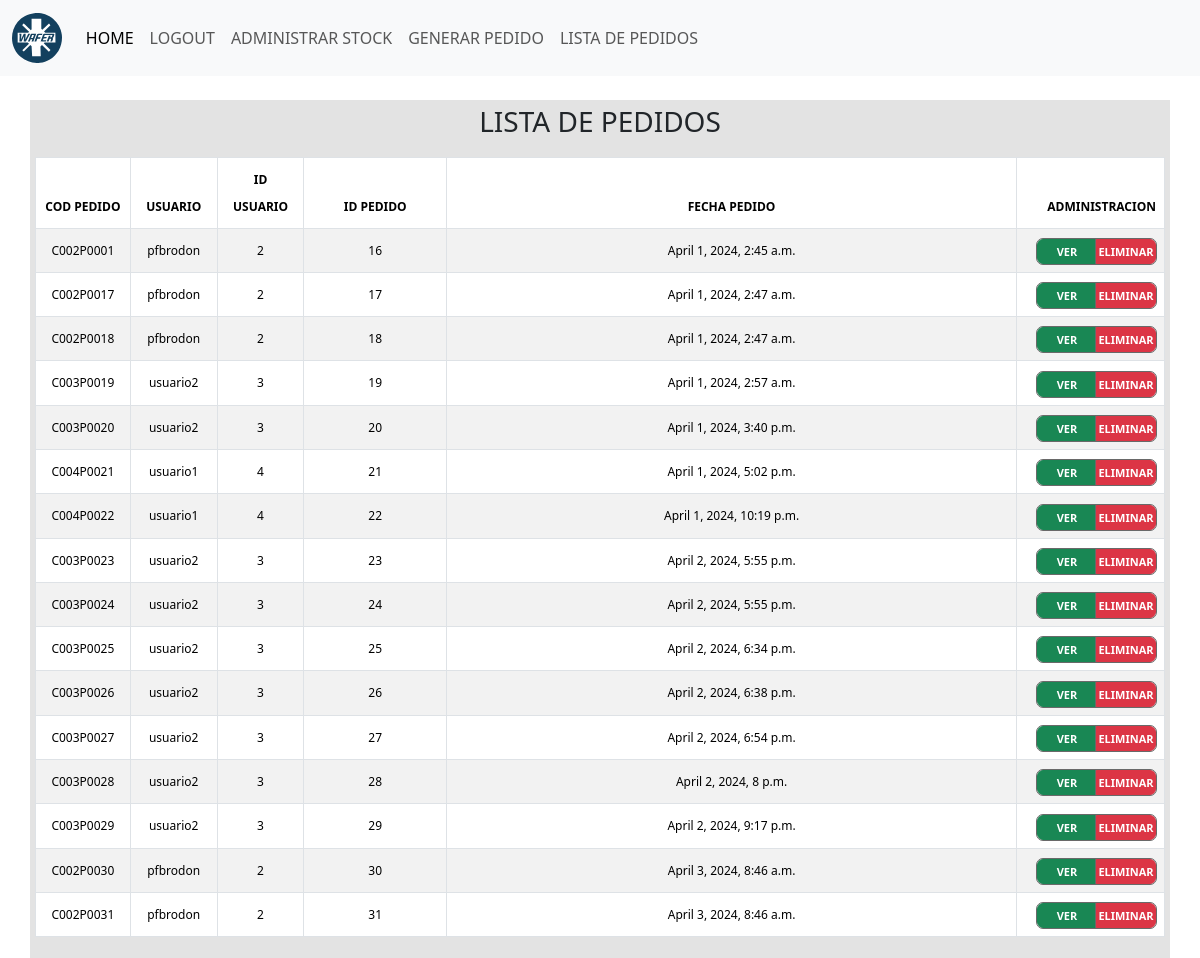
The app's page /listapedidos/ (signed in), older data.
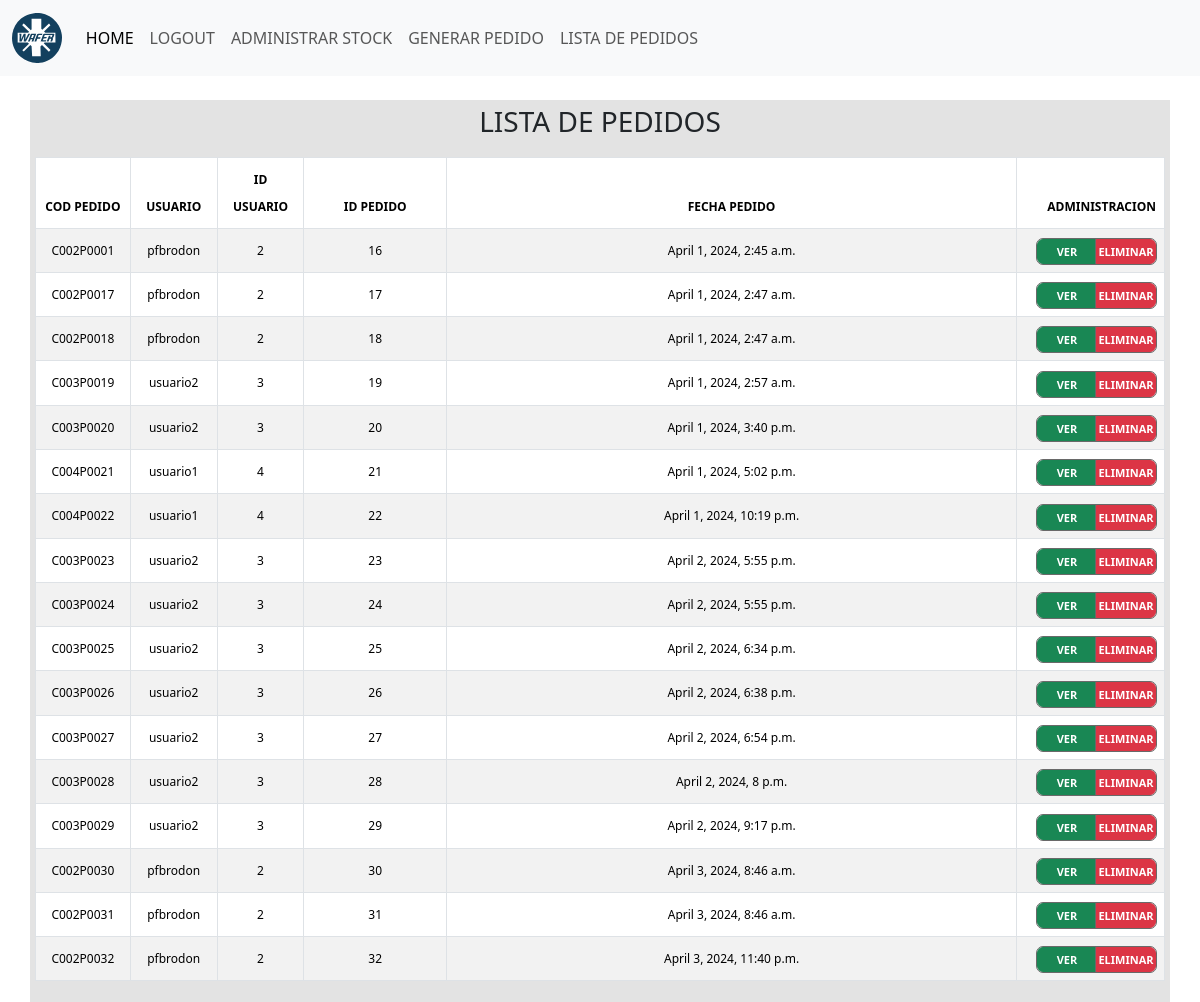
The same page, newer data.
### stock/models.py (models this page shows, shortened)
class Pedidosnumtest(models.Model):
    pedidoUser = models.CharField(max_length=50)
    pedidoIdUser = models.IntegerField()
    pedidoFecha = models.DateTimeField(auto_now_add=True)
    pedidoCodigo = models.CharField(max_length=10, unique=True)

### stock/views.py (the view)
# urls.py: path('listapedidos/', views.listapedidos, name='listapedidos'),
@login_required
def listapedidos(request):
    if request.method == 'GET':
        print('va el GE de listapedidos')
        pedidos = Pedidosnumtest.objects.all()
        return render(request, 'listapedidos.html',{
            'pedidos':pedidos
        })

### stock/context_processor.py (called while the page is built)
def total_carrito(request):
    total = 0
    if request.user.is_authenticated:
        if "carrito" in request.session.keys():
            for key, value in request.session["carrito"].items():
                total += float(value["acumulado"])
    total = round(total, 2)
    return {"total_carrito": total}

### stock/templates/listapedidos.html (shortened to what this page needs)
{% extends 'base.html' %} {% block content %} {% load static %}
<link rel="stylesheet" href="{% static '/css/listapedidos.css' %}">
<div class="container">
    <div class="row">
        <div class="col-12" style="background-color: #e3e3e3; padding: 5px;">
            <h3>LISTA DE PEDIDOS</h3>
        </div>
    </div>
    <div class="row">
        <div class="col-12" style="background-color: #e3e3e3; padding: 5px;">
            <div class="table-responsive">
                <form action="">
                    <table id="tablapedidos" class="table table-striped table-bordered table-hover">
                        <thead>
                            <tr class="encabezados">
                                <th scope="col">COD PEDIDO</th>
                                <th scope="col">USUARIO</th>
                                <th scope="col">ID USUARIO</th>
                                <th scope="col" class="text-center">ID PEDIDO</th>
                                <th scope="col">FECHA PEDIDO</th>
                                <th scope="col">ADMINISTRACION</th>
                            </tr>
                        </thead>
                        <tbody>
                            {% for pedido in pedidos %}
                            <tr class="contenido">
                                <td scope="row">{{ pedido.pedidoCodigo }}</td>
                                <td>{{ pedido.pedidoUser }}</td>
                                <td>{{ pedido.pedidoIdUser }}</td>
                                <td class=" text-center">{{ pedido.id }}</td>
                                <td>{{ pedido.pedidoFecha }}</td>
                                <td>
                                    <div class="btn-group">
                                        <a href="{% url 'pedidodetalle' id=pedido.id %}" class="btn btn-success">VER</a>
                                        <a href="" class="btn btn-danger">ELIMINAR</a>
                                    </div>
                                </td>
                            </tr>
                            {% endfor %}
                        </tbody>
                    </table>
                </form>
            </div>
        </div>
    </div>
</div>
{% endblock %}

Row changes from the older to the newer data that the page shows:
added Pedidosnumtest: pedidoCodigo "C002P0032", pedidoUser "pfbrodon", pedidoIdUser "2", id "32", pedidoFecha "April 3, 2024, 11:40 p.m."
